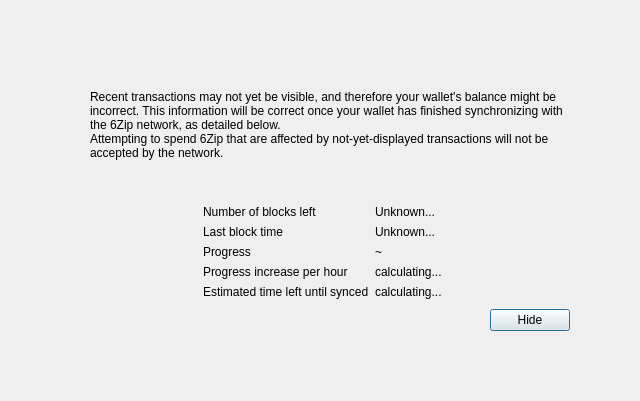
<?xml version="1.0" encoding="UTF-8"?>
<ui version="4.0">
 <class>ModalOverlay</class>
 <widget class="QWidget" name="ModalOverlay">
  <property name="geometry">
   <rect>
    <x>0</x>
    <y>0</y>
    <width>640</width>
    <height>401</height>
   </rect>
  </property>
  <property name="windowTitle">
   <string>Form</string>
  </property>
  <layout class="QVBoxLayout" name="verticalLayout" stretch="0">
   <property name="sizeConstraint">
    <enum>QLayout::SetDefaultConstraint</enum>
   </property>
   <property name="leftMargin">
    <number>0</number>
   </property>
   <property name="topMargin">
    <number>0</number>
   </property>
   <property name="rightMargin">
    <number>0</number>
   </property>
   <property name="bottomMargin">
    <number>0</number>
   </property>
   <item>
    <widget class="QWidget" name="bgWidget" native="true">
     <property name="styleSheet">
      <string notr="true"/>
     </property>
     <layout class="QVBoxLayout" name="verticalLayoutMain" stretch="0">
      <property name="leftMargin">
       <number>60</number>
      </property>
      <property name="topMargin">
       <number>60</number>
      </property>
      <property name="rightMargin">
       <number>60</number>
      </property>
      <property name="bottomMargin">
       <number>60</number>
      </property>
      <item>
       <widget class="QWidget" name="contentWidget" native="true">
        <property name="styleSheet">
         <string notr="true"/>
        </property>
        <layout class="QVBoxLayout" name="verticalLayoutSub" stretch="1,0,0,0,0">
         <property name="spacing">
          <number>0</number>
         </property>
         <property name="leftMargin">
          <number>10</number>
         </property>
         <property name="topMargin">
          <number>10</number>
         </property>
         <property name="rightMargin">
          <number>10</number>
         </property>
         <property name="bottomMargin">
          <number>10</number>
         </property>
         <item>
          <layout class="QHBoxLayout" name="horizontalLayoutIconText" stretch="0,1">
           <property name="topMargin">
            <number>20</number>
           </property>
           <item>
            <layout class="QVBoxLayout" name="verticalLayoutIcon">
             <property name="leftMargin">
              <number>0</number>
             </property>
             <item>
              <widget class="QLabel" name="warningIcon">
               <property name="text">
                <string/>
               </property>
              </widget>
             </item>
             <item>
              <spacer name="verticalSpacerWarningIcon">
               <property name="orientation">
                <enum>Qt::Vertical</enum>
               </property>
               <property name="sizeHint" stdset="0">
                <size>
                 <width>20</width>
                 <height>40</height>
                </size>
               </property>
              </spacer>
             </item>
            </layout>
           </item>
           <item>
            <layout class="QVBoxLayout" name="verticalLayoutInfoText">
             <property name="leftMargin">
              <number>0</number>
             </property>
             <property name="topMargin">
              <number>0</number>
             </property>
             <item>
              <widget class="QLabel" name="infoText">
               <property name="text">
                <string>Recent transactions may not yet be visible, and therefore your wallet's balance might be incorrect. This information will be correct once your wallet has finished synchronizing with the 6Zip network, as detailed below.</string>
               </property>
               <property name="textFormat">
                <enum>Qt::RichText</enum>
               </property>
               <property name="wordWrap">
                <bool>true</bool>
               </property>
              </widget>
             </item>
             <item>
              <widget class="QLabel" name="infoTextStrong">
               <property name="text">
                <string>Attempting to spend 6Zip that are affected by not-yet-displayed transactions will not be accepted by the network.</string>
               </property>
               <property name="textFormat">
                <enum>Qt::RichText</enum>
               </property>
               <property name="wordWrap">
                <bool>true</bool>
               </property>
              </widget>
             </item>
             <item>
              <spacer name="verticalSpacerInTextSpace">
               <property name="orientation">
                <enum>Qt::Vertical</enum>
               </property>
               <property name="sizeHint" stdset="0">
                <size>
                 <width>20</width>
                 <height>40</height>
                </size>
               </property>
              </spacer>
             </item>
            </layout>
           </item>
          </layout>
         </item>
         <item>
          <spacer name="verticalSpacerAfterText">
           <property name="orientation">
            <enum>Qt::Vertical</enum>
           </property>
           <property name="sizeHint" stdset="0">
            <size>
             <width>20</width>
             <height>40</height>
            </size>
           </property>
          </spacer>
         </item>
         <item>
          <layout class="QFormLayout" name="formLayout">
           <property name="fieldGrowthPolicy">
            <enum>QFormLayout::FieldsStayAtSizeHint</enum>
           </property>
           <property name="formAlignment">
            <set>Qt::AlignHCenter|Qt::AlignTop</set>
           </property>
           <property name="horizontalSpacing">
            <number>6</number>
           </property>
           <property name="verticalSpacing">
            <number>6</number>
           </property>
           <property name="topMargin">
            <number>10</number>
           </property>
           <item row="0" column="0">
            <widget class="QLabel" name="labelNumberOfBlocksLeft">
             <property name="text">
              <string>Number of blocks left</string>
             </property>
            </widget>
           </item>
           <item row="0" column="1">
            <widget class="QLabel" name="numberOfBlocksLeft">
             <property name="text">
              <string>Unknown...</string>
             </property>
            </widget>
           </item>
           <item row="1" column="0">
            <widget class="QLabel" name="labelLastBlockTime">
             <property name="text">
              <string>Last block time</string>
             </property>
            </widget>
           </item>
           <item row="1" column="1">
            <widget class="QLabel" name="newestBlockDate">
             <property name="sizePolicy">
              <sizepolicy hsizetype="Maximum" vsizetype="Preferred">
               <horstretch>0</horstretch>
               <verstretch>0</verstretch>
              </sizepolicy>
             </property>
             <property name="text">
              <string>Unknown...</string>
             </property>
            </widget>
           </item>
           <item row="2" column="0">
            <widget class="QLabel" name="labelSyncDone">
             <property name="text">
              <string>Progress</string>
             </property>
            </widget>
           </item>
           <item row="2" column="1">
            <layout class="QHBoxLayout" name="horizontalLayoutSync" stretch="0,1">
             <item>
              <widget class="QLabel" name="percentageProgress">
               <property name="text">
                <string notr="true">~</string>
               </property>
              </widget>
             </item>
            </layout>
           </item>
           <item row="4" column="0">
            <widget class="QLabel" name="labelProgressIncrease">
             <property name="text">
              <string>Progress increase per hour</string>
             </property>
            </widget>
           </item>
           <item row="4" column="1">
            <widget class="QLabel" name="progressIncreasePerH">
             <property name="text">
              <string>calculating...</string>
             </property>
            </widget>
           </item>
           <item row="5" column="0">
            <widget class="QLabel" name="labelEstimatedTimeLeft">
             <property name="text">
              <string>Estimated time left until synced</string>
             </property>
            </widget>
           </item>
           <item row="5" column="1">
            <widget class="QLabel" name="expectedTimeLeft">
             <property name="text">
              <string>calculating...</string>
             </property>
            </widget>
           </item>
          </layout>
         </item>
         <item>
          <layout class="QHBoxLayout" name="horizontalLayoutButtons">
           <property name="leftMargin">
            <number>10</number>
           </property>
           <property name="topMargin">
            <number>10</number>
           </property>
           <item>
            <spacer name="horizontalSpacer">
             <property name="orientation">
              <enum>Qt::Horizontal</enum>
             </property>
             <property name="sizeHint" stdset="0">
              <size>
               <width>40</width>
               <height>20</height>
              </size>
             </property>
            </spacer>
           </item>
           <item>
            <widget class="QPushButton" name="closeButton">
             <property name="text">
              <string>Hide</string>
             </property>
             <property name="shortcut">
              <string notr="true">Esc</string>
             </property>
             <property name="focusPolicy">
              <enum>Qt::StrongFocus</enum>
             </property>
             <property name="default">
              <bool>true</bool>
             </property>
            </widget>
           </item>
          </layout>
         </item>
         <item>
          <layout class="QVBoxLayout" name="verticalLayout_2">
           <item>
            <spacer name="verticalSpacer">
             <property name="orientation">
              <enum>Qt::Vertical</enum>
             </property>
             <property name="sizeHint" stdset="0">
              <size>
               <width>20</width>
               <height>40</height>
              </size>
             </property>
            </spacer>
           </item>
          </layout>
         </item>
        </layout>
       </widget>
      </item>
     </layout>
    </widget>
   </item>
  </layout>
 </widget>
 <resources/>
 <connections/>
</ui>
